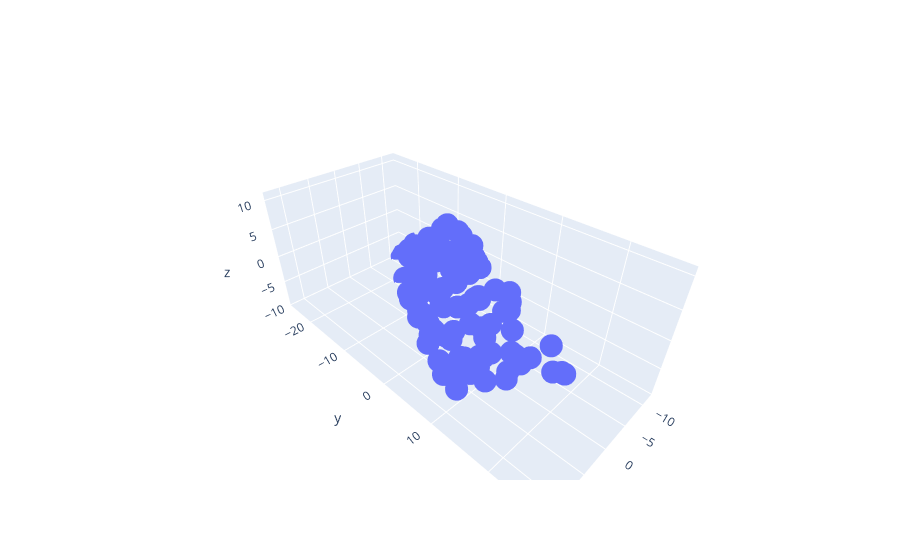

Notebook cell for this chart:
### Markdown cell above
## Exercise 10

### Code cell
import plotly.graph_objects as go

A = np.array( [[3,0],
              [5,2],
              [1,2]])

xlim = [-4,4]
scalars = np.random.uniform(low=xlim[0], high=xlim[1], size=(100,2)) #np.random.uniform : 균등 분포 함수(최소값, 최대값, 개수)

points = np.zeros((100,3))
for i in range(len(scalars)):
    points[i,:] = A@scalars[i]

fig = go.Figure(data=[go.Scatter3d(x=points[:,0], y=points[:,1], z=points[:,2], mode='markers')])
fig.show()
